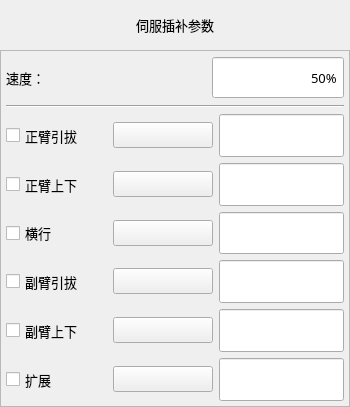
<?xml version="1.0" encoding="UTF-8"?>
<ui version="4.0">
 <class>FormActInterp</class>
 <widget class="QWidget" name="FormActInterp">
  <property name="geometry">
   <rect>
    <x>0</x>
    <y>0</y>
    <width>350</width>
    <height>407</height>
   </rect>
  </property>
  <property name="minimumSize">
   <size>
    <width>350</width>
    <height>407</height>
   </size>
  </property>
  <property name="maximumSize">
   <size>
    <width>700</width>
    <height>815</height>
   </size>
  </property>
  <property name="font">
   <font>
    <family>微软雅黑</family>
    <pointsize>10</pointsize>
   </font>
  </property>
  <property name="windowTitle">
   <string notr="true">伺服插补</string>
  </property>
  <property name="toolTip">
   <string notr="true"/>
  </property>
  <property name="statusTip">
   <string notr="true"/>
  </property>
  <property name="whatsThis">
   <string notr="true"/>
  </property>
  <property name="accessibleName">
   <string notr="true"/>
  </property>
  <property name="accessibleDescription">
   <string notr="true"/>
  </property>
  <property name="styleSheet">
   <string notr="true"/>
  </property>
  <property name="windowFilePath">
   <string notr="true"/>
  </property>
  <layout class="QVBoxLayout" name="verticalLayout">
   <property name="spacing">
    <number>0</number>
   </property>
   <property name="margin">
    <number>0</number>
   </property>
   <item>
    <widget class="QLabel" name="labelParaTitle">
     <property name="sizePolicy">
      <sizepolicy hsizetype="Preferred" vsizetype="Fixed">
       <horstretch>0</horstretch>
       <verstretch>0</verstretch>
      </sizepolicy>
     </property>
     <property name="minimumSize">
      <size>
       <width>0</width>
       <height>50</height>
      </size>
     </property>
     <property name="font">
      <font>
       <family>微软雅黑</family>
       <pointsize>10</pointsize>
       <weight>50</weight>
       <bold>false</bold>
      </font>
     </property>
     <property name="styleSheet">
      <string notr="true">QLabel#labelParaTitle
{
	color: black;
	border-image: url(:/img/widget/Panel.png) 0 4 0 4;
	border-left: 4px transparent;
	border-right: 4px transparent;
}
</string>
     </property>
     <property name="text">
      <string>伺服插补参数</string>
     </property>
     <property name="alignment">
      <set>Qt::AlignCenter</set>
     </property>
    </widget>
   </item>
   <item>
    <widget class="QFrame" name="frameActInterp">
     <property name="font">
      <font>
       <family>微软雅黑</family>
       <pointsize>10</pointsize>
      </font>
     </property>
     <property name="styleSheet">
      <string notr="true"/>
     </property>
     <property name="frameShape">
      <enum>QFrame::StyledPanel</enum>
     </property>
     <property name="frameShadow">
      <enum>QFrame::Plain</enum>
     </property>
     <property name="IsMainArea" stdset="0">
      <bool>true</bool>
     </property>
     <layout class="QGridLayout" name="gridLayout">
      <property name="margin">
       <number>5</number>
      </property>
      <item row="2" column="0">
       <layout class="QHBoxLayout" name="horizontalLayout_2">
        <item>
         <widget class="xCheckBox" name="checkPaHor">
          <property name="sizePolicy">
           <sizepolicy hsizetype="Expanding" vsizetype="Fixed">
            <horstretch>0</horstretch>
            <verstretch>0</verstretch>
           </sizepolicy>
          </property>
          <property name="minimumSize">
           <size>
            <width>75</width>
            <height>25</height>
           </size>
          </property>
          <property name="maximumSize">
           <size>
            <width>16777215</width>
            <height>50</height>
           </size>
          </property>
          <property name="font">
           <font>
            <family>微软雅黑</family>
            <pointsize>10</pointsize>
            <weight>50</weight>
            <italic>false</italic>
            <bold>false</bold>
           </font>
          </property>
          <property name="focusPolicy">
           <enum>Qt::NoFocus</enum>
          </property>
          <property name="text">
           <string notr="true">正臂引拔</string>
          </property>
          <property name="iconSize">
           <size>
            <width>32</width>
            <height>32</height>
           </size>
          </property>
         </widget>
        </item>
        <item>
         <widget class="QPushButton" name="BtnPaHorSync">
          <property name="minimumSize">
           <size>
            <width>100</width>
            <height>25</height>
           </size>
          </property>
          <property name="text">
           <string/>
          </property>
          <property name="icon">
           <iconset resource="../xPad.qrc">
            <normaloff>:/img/32X32/Sync.png</normaloff>:/img/32X32/Sync.png</iconset>
          </property>
          <property name="iconSize">
           <size>
            <width>48</width>
            <height>48</height>
           </size>
          </property>
         </widget>
        </item>
        <item>
         <widget class="xLineEdit" name="BoxPaHor">
          <property name="minimumSize">
           <size>
            <width>100</width>
            <height>25</height>
           </size>
          </property>
          <property name="maximumSize">
           <size>
            <width>200</width>
            <height>50</height>
           </size>
          </property>
          <property name="font">
           <font>
            <family>微软雅黑</family>
            <pointsize>10</pointsize>
            <weight>50</weight>
            <italic>false</italic>
            <bold>false</bold>
           </font>
          </property>
          <property name="styleSheet">
           <string notr="true"/>
          </property>
          <property name="alignment">
           <set>Qt::AlignLeading|Qt::AlignLeft|Qt::AlignVCenter</set>
          </property>
          <property name="readOnly">
           <bool>true</bool>
          </property>
         </widget>
        </item>
       </layout>
      </item>
      <item row="5" column="0">
       <layout class="QHBoxLayout" name="horizontalLayout_4">
        <item>
         <widget class="xCheckBox" name="checkRaHor">
          <property name="enabled">
           <bool>true</bool>
          </property>
          <property name="sizePolicy">
           <sizepolicy hsizetype="Expanding" vsizetype="Fixed">
            <horstretch>0</horstretch>
            <verstretch>0</verstretch>
           </sizepolicy>
          </property>
          <property name="minimumSize">
           <size>
            <width>75</width>
            <height>25</height>
           </size>
          </property>
          <property name="maximumSize">
           <size>
            <width>16777215</width>
            <height>50</height>
           </size>
          </property>
          <property name="font">
           <font>
            <family>微软雅黑</family>
            <pointsize>10</pointsize>
            <weight>50</weight>
            <italic>false</italic>
            <bold>false</bold>
           </font>
          </property>
          <property name="focusPolicy">
           <enum>Qt::NoFocus</enum>
          </property>
          <property name="text">
           <string notr="true">副臂引拔</string>
          </property>
          <property name="iconSize">
           <size>
            <width>32</width>
            <height>32</height>
           </size>
          </property>
         </widget>
        </item>
        <item>
         <widget class="QPushButton" name="BtnRaHorSync">
          <property name="minimumSize">
           <size>
            <width>100</width>
            <height>25</height>
           </size>
          </property>
          <property name="text">
           <string/>
          </property>
          <property name="icon">
           <iconset resource="../xPad.qrc">
            <normaloff>:/img/32X32/Sync.png</normaloff>:/img/32X32/Sync.png</iconset>
          </property>
          <property name="iconSize">
           <size>
            <width>48</width>
            <height>48</height>
           </size>
          </property>
         </widget>
        </item>
        <item>
         <widget class="xLineEdit" name="BoxRaHor">
          <property name="minimumSize">
           <size>
            <width>100</width>
            <height>25</height>
           </size>
          </property>
          <property name="maximumSize">
           <size>
            <width>200</width>
            <height>50</height>
           </size>
          </property>
          <property name="font">
           <font>
            <family>微软雅黑</family>
            <pointsize>10</pointsize>
            <weight>50</weight>
            <italic>false</italic>
            <bold>false</bold>
           </font>
          </property>
          <property name="styleSheet">
           <string notr="true"/>
          </property>
          <property name="alignment">
           <set>Qt::AlignLeading|Qt::AlignLeft|Qt::AlignVCenter</set>
          </property>
          <property name="readOnly">
           <bool>true</bool>
          </property>
         </widget>
        </item>
       </layout>
      </item>
      <item row="4" column="0">
       <layout class="QHBoxLayout" name="horizontalLayout_6">
        <item>
         <widget class="xCheckBox" name="checkTravel">
          <property name="sizePolicy">
           <sizepolicy hsizetype="Expanding" vsizetype="Fixed">
            <horstretch>0</horstretch>
            <verstretch>0</verstretch>
           </sizepolicy>
          </property>
          <property name="minimumSize">
           <size>
            <width>75</width>
            <height>25</height>
           </size>
          </property>
          <property name="maximumSize">
           <size>
            <width>16777215</width>
            <height>50</height>
           </size>
          </property>
          <property name="font">
           <font>
            <family>微软雅黑</family>
            <pointsize>10</pointsize>
            <weight>50</weight>
            <italic>false</italic>
            <bold>false</bold>
           </font>
          </property>
          <property name="focusPolicy">
           <enum>Qt::NoFocus</enum>
          </property>
          <property name="text">
           <string notr="true">横行</string>
          </property>
          <property name="iconSize">
           <size>
            <width>32</width>
            <height>32</height>
           </size>
          </property>
         </widget>
        </item>
        <item>
         <widget class="QPushButton" name="BtnTrvSync">
          <property name="minimumSize">
           <size>
            <width>100</width>
            <height>25</height>
           </size>
          </property>
          <property name="text">
           <string/>
          </property>
          <property name="icon">
           <iconset resource="../xPad.qrc">
            <normaloff>:/img/32X32/Sync.png</normaloff>:/img/32X32/Sync.png</iconset>
          </property>
          <property name="iconSize">
           <size>
            <width>48</width>
            <height>48</height>
           </size>
          </property>
         </widget>
        </item>
        <item>
         <widget class="xLineEdit" name="BoxTrv">
          <property name="minimumSize">
           <size>
            <width>100</width>
            <height>25</height>
           </size>
          </property>
          <property name="maximumSize">
           <size>
            <width>200</width>
            <height>50</height>
           </size>
          </property>
          <property name="font">
           <font>
            <family>微软雅黑</family>
            <pointsize>10</pointsize>
            <weight>50</weight>
            <italic>false</italic>
            <bold>false</bold>
           </font>
          </property>
          <property name="styleSheet">
           <string notr="true"/>
          </property>
          <property name="alignment">
           <set>Qt::AlignLeading|Qt::AlignLeft|Qt::AlignVCenter</set>
          </property>
          <property name="readOnly">
           <bool>true</bool>
          </property>
         </widget>
        </item>
       </layout>
      </item>
      <item row="3" column="0">
       <layout class="QHBoxLayout" name="horizontalLayout_3">
        <item>
         <widget class="xCheckBox" name="checkPaVer">
          <property name="sizePolicy">
           <sizepolicy hsizetype="Expanding" vsizetype="Fixed">
            <horstretch>0</horstretch>
            <verstretch>0</verstretch>
           </sizepolicy>
          </property>
          <property name="minimumSize">
           <size>
            <width>75</width>
            <height>25</height>
           </size>
          </property>
          <property name="maximumSize">
           <size>
            <width>16777215</width>
            <height>50</height>
           </size>
          </property>
          <property name="font">
           <font>
            <family>微软雅黑</family>
            <pointsize>10</pointsize>
            <weight>50</weight>
            <italic>false</italic>
            <bold>false</bold>
           </font>
          </property>
          <property name="focusPolicy">
           <enum>Qt::NoFocus</enum>
          </property>
          <property name="text">
           <string notr="true">正臂上下</string>
          </property>
          <property name="iconSize">
           <size>
            <width>32</width>
            <height>32</height>
           </size>
          </property>
         </widget>
        </item>
        <item>
         <widget class="QPushButton" name="BtnPaVerSync">
          <property name="minimumSize">
           <size>
            <width>100</width>
            <height>25</height>
           </size>
          </property>
          <property name="text">
           <string/>
          </property>
          <property name="icon">
           <iconset resource="../xPad.qrc">
            <normaloff>:/img/32X32/Sync.png</normaloff>:/img/32X32/Sync.png</iconset>
          </property>
          <property name="iconSize">
           <size>
            <width>48</width>
            <height>48</height>
           </size>
          </property>
         </widget>
        </item>
        <item>
         <widget class="xLineEdit" name="BoxPaVer">
          <property name="minimumSize">
           <size>
            <width>100</width>
            <height>25</height>
           </size>
          </property>
          <property name="maximumSize">
           <size>
            <width>200</width>
            <height>50</height>
           </size>
          </property>
          <property name="font">
           <font>
            <family>微软雅黑</family>
            <pointsize>10</pointsize>
            <weight>50</weight>
            <italic>false</italic>
            <bold>false</bold>
           </font>
          </property>
          <property name="styleSheet">
           <string notr="true"/>
          </property>
          <property name="alignment">
           <set>Qt::AlignLeading|Qt::AlignLeft|Qt::AlignVCenter</set>
          </property>
          <property name="readOnly">
           <bool>true</bool>
          </property>
         </widget>
        </item>
       </layout>
      </item>
      <item row="6" column="0">
       <layout class="QHBoxLayout" name="horizontalLayout_5">
        <item>
         <widget class="xCheckBox" name="checkRaVer">
          <property name="enabled">
           <bool>true</bool>
          </property>
          <property name="sizePolicy">
           <sizepolicy hsizetype="Expanding" vsizetype="Fixed">
            <horstretch>0</horstretch>
            <verstretch>0</verstretch>
           </sizepolicy>
          </property>
          <property name="minimumSize">
           <size>
            <width>75</width>
            <height>25</height>
           </size>
          </property>
          <property name="maximumSize">
           <size>
            <width>16777215</width>
            <height>50</height>
           </size>
          </property>
          <property name="font">
           <font>
            <family>微软雅黑</family>
            <pointsize>10</pointsize>
            <weight>50</weight>
            <italic>false</italic>
            <bold>false</bold>
           </font>
          </property>
          <property name="focusPolicy">
           <enum>Qt::NoFocus</enum>
          </property>
          <property name="text">
           <string notr="true">副臂上下</string>
          </property>
          <property name="iconSize">
           <size>
            <width>32</width>
            <height>32</height>
           </size>
          </property>
         </widget>
        </item>
        <item>
         <widget class="QPushButton" name="BtnRaVerSync">
          <property name="minimumSize">
           <size>
            <width>100</width>
            <height>25</height>
           </size>
          </property>
          <property name="text">
           <string/>
          </property>
          <property name="icon">
           <iconset resource="../xPad.qrc">
            <normaloff>:/img/32X32/Sync.png</normaloff>:/img/32X32/Sync.png</iconset>
          </property>
          <property name="iconSize">
           <size>
            <width>48</width>
            <height>48</height>
           </size>
          </property>
         </widget>
        </item>
        <item>
         <widget class="xLineEdit" name="BoxRaVer">
          <property name="minimumSize">
           <size>
            <width>100</width>
            <height>25</height>
           </size>
          </property>
          <property name="maximumSize">
           <size>
            <width>200</width>
            <height>50</height>
           </size>
          </property>
          <property name="font">
           <font>
            <family>微软雅黑</family>
            <pointsize>10</pointsize>
            <weight>50</weight>
            <italic>false</italic>
            <bold>false</bold>
           </font>
          </property>
          <property name="styleSheet">
           <string notr="true"/>
          </property>
          <property name="alignment">
           <set>Qt::AlignLeading|Qt::AlignLeft|Qt::AlignVCenter</set>
          </property>
          <property name="readOnly">
           <bool>true</bool>
          </property>
         </widget>
        </item>
       </layout>
      </item>
      <item row="1" column="0">
       <widget class="Line" name="line">
        <property name="orientation">
         <enum>Qt::Horizontal</enum>
        </property>
       </widget>
      </item>
      <item row="8" column="0">
       <layout class="QHBoxLayout" name="horizontalLayout_7">
        <item>
         <widget class="xCheckBox" name="checkOther">
          <property name="enabled">
           <bool>true</bool>
          </property>
          <property name="sizePolicy">
           <sizepolicy hsizetype="Expanding" vsizetype="Fixed">
            <horstretch>0</horstretch>
            <verstretch>0</verstretch>
           </sizepolicy>
          </property>
          <property name="minimumSize">
           <size>
            <width>75</width>
            <height>25</height>
           </size>
          </property>
          <property name="maximumSize">
           <size>
            <width>16777215</width>
            <height>50</height>
           </size>
          </property>
          <property name="font">
           <font>
            <family>微软雅黑</family>
            <pointsize>10</pointsize>
            <weight>50</weight>
            <italic>false</italic>
            <bold>false</bold>
           </font>
          </property>
          <property name="focusPolicy">
           <enum>Qt::NoFocus</enum>
          </property>
          <property name="text">
           <string notr="true">扩展</string>
          </property>
          <property name="iconSize">
           <size>
            <width>32</width>
            <height>32</height>
           </size>
          </property>
         </widget>
        </item>
        <item>
         <widget class="QPushButton" name="BtnExtSync">
          <property name="minimumSize">
           <size>
            <width>100</width>
            <height>25</height>
           </size>
          </property>
          <property name="text">
           <string/>
          </property>
          <property name="icon">
           <iconset resource="../xPad.qrc">
            <normaloff>:/img/32X32/Sync.png</normaloff>:/img/32X32/Sync.png</iconset>
          </property>
          <property name="iconSize">
           <size>
            <width>48</width>
            <height>48</height>
           </size>
          </property>
         </widget>
        </item>
        <item>
         <widget class="xLineEdit" name="BoxOther">
          <property name="minimumSize">
           <size>
            <width>100</width>
            <height>25</height>
           </size>
          </property>
          <property name="maximumSize">
           <size>
            <width>200</width>
            <height>50</height>
           </size>
          </property>
          <property name="font">
           <font>
            <family>微软雅黑</family>
            <pointsize>10</pointsize>
            <weight>50</weight>
            <italic>false</italic>
            <bold>false</bold>
           </font>
          </property>
          <property name="styleSheet">
           <string notr="true"/>
          </property>
          <property name="alignment">
           <set>Qt::AlignLeading|Qt::AlignLeft|Qt::AlignVCenter</set>
          </property>
          <property name="readOnly">
           <bool>true</bool>
          </property>
         </widget>
        </item>
       </layout>
      </item>
      <item row="0" column="0">
       <layout class="QHBoxLayout" name="horizontalLayout">
        <item>
         <widget class="QLabel" name="label">
          <property name="minimumSize">
           <size>
            <width>200</width>
            <height>25</height>
           </size>
          </property>
          <property name="font">
           <font>
            <family>微软雅黑</family>
            <pointsize>10</pointsize>
            <weight>50</weight>
            <bold>false</bold>
           </font>
          </property>
          <property name="text">
           <string>速度：</string>
          </property>
          <property name="alignment">
           <set>Qt::AlignLeading|Qt::AlignLeft|Qt::AlignVCenter</set>
          </property>
         </widget>
        </item>
        <item>
         <widget class="xSpinBox" name="BoxSpeed">
          <property name="enabled">
           <bool>true</bool>
          </property>
          <property name="sizePolicy">
           <sizepolicy hsizetype="Fixed" vsizetype="Fixed">
            <horstretch>0</horstretch>
            <verstretch>0</verstretch>
           </sizepolicy>
          </property>
          <property name="minimumSize">
           <size>
            <width>100</width>
            <height>25</height>
           </size>
          </property>
          <property name="maximumSize">
           <size>
            <width>200</width>
            <height>50</height>
           </size>
          </property>
          <property name="font">
           <font>
            <family>微软雅黑</family>
            <pointsize>10</pointsize>
            <weight>50</weight>
            <italic>false</italic>
            <bold>false</bold>
           </font>
          </property>
          <property name="focusPolicy">
           <enum>Qt::ClickFocus</enum>
          </property>
          <property name="alignment">
           <set>Qt::AlignRight|Qt::AlignTrailing|Qt::AlignVCenter</set>
          </property>
          <property name="buttonSymbols">
           <enum>QAbstractSpinBox::NoButtons</enum>
          </property>
          <property name="specialValueText">
           <string notr="true"/>
          </property>
          <property name="keyboardTracking">
           <bool>false</bool>
          </property>
          <property name="suffix">
           <string notr="true">%</string>
          </property>
          <property name="prefix">
           <string notr="true"/>
          </property>
          <property name="minimum">
           <number>1</number>
          </property>
          <property name="maximum">
           <number>100</number>
          </property>
          <property name="value">
           <number>50</number>
          </property>
          <property name="HasBtn" stdset="0">
           <bool>true</bool>
          </property>
         </widget>
        </item>
       </layout>
      </item>
     </layout>
    </widget>
   </item>
  </layout>
 </widget>
 <customwidgets>
  <customwidget>
   <class>xSpinBox</class>
   <extends>QSpinBox</extends>
   <header>xspinbox.h</header>
   <slots>
    <signal>clicked()</signal>
   </slots>
  </customwidget>
  <customwidget>
   <class>xLineEdit</class>
   <extends>QLineEdit</extends>
   <header>xlineedit.h</header>
   <slots>
    <signal>clicked()</signal>
   </slots>
  </customwidget>
  <customwidget>
   <class>xCheckBox</class>
   <extends>QCheckBox</extends>
   <header>xcheckbox.h</header>
  </customwidget>
 </customwidgets>
 <resources>
  <include location="../xPad.qrc"/>
 </resources>
 <connections>
  <connection>
   <sender>BoxSpeed</sender>
   <signal>clicked()</signal>
   <receiver>FormActInterp</receiver>
   <slot>inputSpeed()</slot>
   <hints>
    <hint type="sourcelabel">
     <x>241</x>
     <y>87</y>
    </hint>
    <hint type="destinationlabel">
     <x>206</x>
     <y>0</y>
    </hint>
   </hints>
  </connection>
  <connection>
   <sender>checkPaHor</sender>
   <signal>clicked()</signal>
   <receiver>FormActInterp</receiver>
   <slot>checkClick()</slot>
   <hints>
    <hint type="sourcelabel">
     <x>286</x>
     <y>142</y>
    </hint>
    <hint type="destinationlabel">
     <x>356</x>
     <y>119</y>
    </hint>
   </hints>
  </connection>
  <connection>
   <sender>checkPaVer</sender>
   <signal>clicked()</signal>
   <receiver>FormActInterp</receiver>
   <slot>checkClick()</slot>
   <hints>
    <hint type="sourcelabel">
     <x>286</x>
     <y>189</y>
    </hint>
    <hint type="destinationlabel">
     <x>441</x>
     <y>172</y>
    </hint>
   </hints>
  </connection>
  <connection>
   <sender>checkTravel</sender>
   <signal>clicked()</signal>
   <receiver>FormActInterp</receiver>
   <slot>checkClick()</slot>
   <hints>
    <hint type="sourcelabel">
     <x>286</x>
     <y>236</y>
    </hint>
    <hint type="destinationlabel">
     <x>393</x>
     <y>211</y>
    </hint>
   </hints>
  </connection>
  <connection>
   <sender>checkRaHor</sender>
   <signal>clicked()</signal>
   <receiver>FormActInterp</receiver>
   <slot>checkClick()</slot>
   <hints>
    <hint type="sourcelabel">
     <x>286</x>
     <y>283</y>
    </hint>
    <hint type="destinationlabel">
     <x>363</x>
     <y>255</y>
    </hint>
   </hints>
  </connection>
  <connection>
   <sender>checkRaVer</sender>
   <signal>clicked()</signal>
   <receiver>FormActInterp</receiver>
   <slot>checkClick()</slot>
   <hints>
    <hint type="sourcelabel">
     <x>286</x>
     <y>330</y>
    </hint>
    <hint type="destinationlabel">
     <x>432</x>
     <y>301</y>
    </hint>
   </hints>
  </connection>
  <connection>
   <sender>checkOther</sender>
   <signal>clicked()</signal>
   <receiver>FormActInterp</receiver>
   <slot>checkClick()</slot>
   <hints>
    <hint type="sourcelabel">
     <x>286</x>
     <y>377</y>
    </hint>
    <hint type="destinationlabel">
     <x>369</x>
     <y>357</y>
    </hint>
   </hints>
  </connection>
  <connection>
   <sender>BoxPaHor</sender>
   <signal>clicked()</signal>
   <receiver>FormActInterp</receiver>
   <slot>inputPaHor()</slot>
   <hints>
    <hint type="sourcelabel">
     <x>112</x>
     <y>124</y>
    </hint>
    <hint type="destinationlabel">
     <x>147</x>
     <y>200</y>
    </hint>
   </hints>
  </connection>
  <connection>
   <sender>BoxPaVer</sender>
   <signal>clicked()</signal>
   <receiver>FormActInterp</receiver>
   <slot>inputPaVer()</slot>
   <hints>
    <hint type="sourcelabel">
     <x>112</x>
     <y>170</y>
    </hint>
    <hint type="destinationlabel">
     <x>147</x>
     <y>200</y>
    </hint>
   </hints>
  </connection>
  <connection>
   <sender>BoxRaHor</sender>
   <signal>clicked()</signal>
   <receiver>FormActInterp</receiver>
   <slot>inputRaHor()</slot>
   <hints>
    <hint type="sourcelabel">
     <x>112</x>
     <y>262</y>
    </hint>
    <hint type="destinationlabel">
     <x>147</x>
     <y>200</y>
    </hint>
   </hints>
  </connection>
  <connection>
   <sender>BoxRaVer</sender>
   <signal>clicked()</signal>
   <receiver>FormActInterp</receiver>
   <slot>inputRaVer()</slot>
   <hints>
    <hint type="sourcelabel">
     <x>112</x>
     <y>308</y>
    </hint>
    <hint type="destinationlabel">
     <x>147</x>
     <y>200</y>
    </hint>
   </hints>
  </connection>
  <connection>
   <sender>BoxTrv</sender>
   <signal>clicked()</signal>
   <receiver>FormActInterp</receiver>
   <slot>inputTravel()</slot>
   <hints>
    <hint type="sourcelabel">
     <x>112</x>
     <y>216</y>
    </hint>
    <hint type="destinationlabel">
     <x>147</x>
     <y>200</y>
    </hint>
   </hints>
  </connection>
  <connection>
   <sender>BoxOther</sender>
   <signal>clicked()</signal>
   <receiver>FormActInterp</receiver>
   <slot>inputOther()</slot>
   <hints>
    <hint type="sourcelabel">
     <x>112</x>
     <y>354</y>
    </hint>
    <hint type="destinationlabel">
     <x>147</x>
     <y>200</y>
    </hint>
   </hints>
  </connection>
  <connection>
   <sender>BtnExtSync</sender>
   <signal>clicked()</signal>
   <receiver>FormActInterp</receiver>
   <slot>syncOther()</slot>
   <hints>
    <hint type="sourcelabel">
     <x>436</x>
     <y>438</y>
    </hint>
    <hint type="destinationlabel">
     <x>349</x>
     <y>407</y>
    </hint>
   </hints>
  </connection>
  <connection>
   <sender>BtnPaHorSync</sender>
   <signal>clicked()</signal>
   <receiver>FormActInterp</receiver>
   <slot>syncPaHor()</slot>
   <hints>
    <hint type="sourcelabel">
     <x>436</x>
     <y>148</y>
    </hint>
    <hint type="destinationlabel">
     <x>349</x>
     <y>407</y>
    </hint>
   </hints>
  </connection>
  <connection>
   <sender>BtnPaVerSync</sender>
   <signal>clicked()</signal>
   <receiver>FormActInterp</receiver>
   <slot>syncPaVer()</slot>
   <hints>
    <hint type="sourcelabel">
     <x>436</x>
     <y>206</y>
    </hint>
    <hint type="destinationlabel">
     <x>349</x>
     <y>407</y>
    </hint>
   </hints>
  </connection>
  <connection>
   <sender>BtnRaHorSync</sender>
   <signal>clicked()</signal>
   <receiver>FormActInterp</receiver>
   <slot>syncRaHor()</slot>
   <hints>
    <hint type="sourcelabel">
     <x>436</x>
     <y>322</y>
    </hint>
    <hint type="destinationlabel">
     <x>349</x>
     <y>407</y>
    </hint>
   </hints>
  </connection>
  <connection>
   <sender>BtnRaVerSync</sender>
   <signal>clicked()</signal>
   <receiver>FormActInterp</receiver>
   <slot>syncRaVer()</slot>
   <hints>
    <hint type="sourcelabel">
     <x>436</x>
     <y>380</y>
    </hint>
    <hint type="destinationlabel">
     <x>349</x>
     <y>407</y>
    </hint>
   </hints>
  </connection>
  <connection>
   <sender>BtnTrvSync</sender>
   <signal>clicked()</signal>
   <receiver>FormActInterp</receiver>
   <slot>syncTravel()</slot>
   <hints>
    <hint type="sourcelabel">
     <x>436</x>
     <y>264</y>
    </hint>
    <hint type="destinationlabel">
     <x>349</x>
     <y>407</y>
    </hint>
   </hints>
  </connection>
 </connections>
 <slots>
  <slot>inputSpeed()</slot>
  <slot>inputPaHor()</slot>
  <slot>inputPaVer()</slot>
  <slot>inputTravel()</slot>
  <slot>syncPaHor()</slot>
  <slot>syncPaVer()</slot>
  <slot>syncTravel()</slot>
  <slot>UpdateWidgetState()</slot>
  <slot>checkClick()</slot>
  <slot>inputRaHor()</slot>
  <slot>syncRaHor()</slot>
  <slot>inputRaVer()</slot>
  <slot>syncRaVer()</slot>
  <slot>inputOther()</slot>
  <slot>syncOther()</slot>
 </slots>
</ui>
